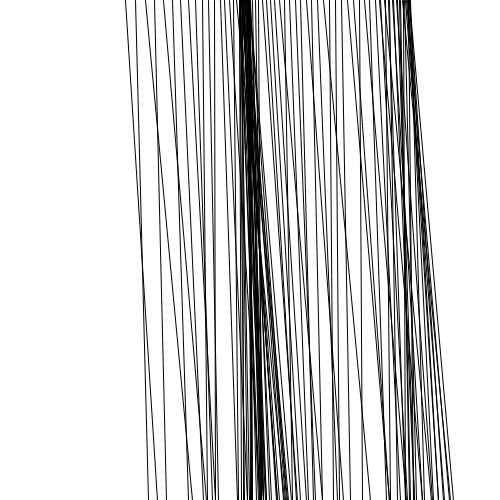
Frame 1 (no input)
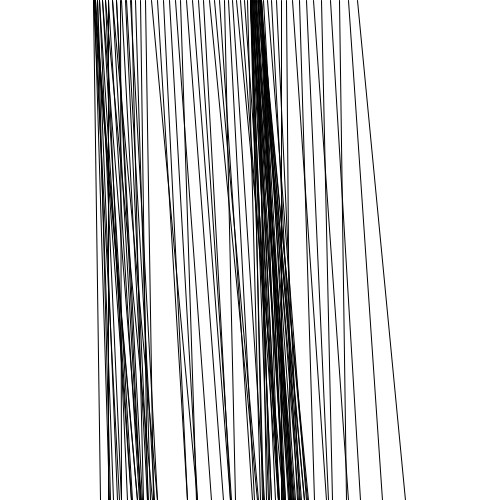
Frame 60 (the mouse pressed at the canvas centre just before this capture)
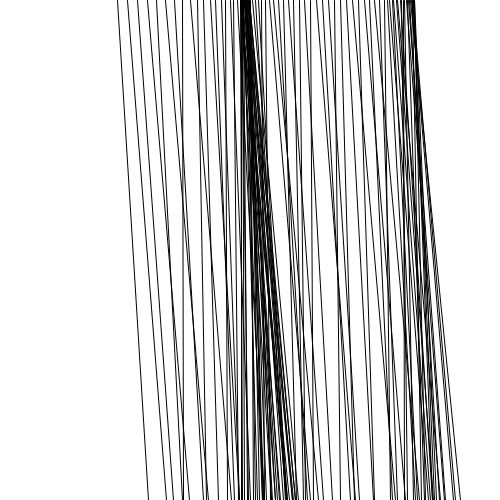
Frame 120 (the mouse held since frame 60 and released just before this capture)

The Processing sketch that drew these frames (run headless with seeded random() and noise(); from frame 60 on, the mouse is pressed at the canvas centre):

// Processing sketch: processing_141551
// ── processing_141551.pde

int num = 100;
float[] posX = new float[num];
float unit, theta, x;

void setup() {
  size(500, 500);
  noFill();
  stroke(0);
  strokeWeight(1);
  unit = width/num;
}


void draw() {
  background(255);
  for (int i=0; i<num; i++) {
    x = map(sin(theta+(TWO_PI/num)*i), -1, 1, i*unit, width/2);
    line(x, 0, x+random(50), height);
  }
  theta += 0.0523;
}
